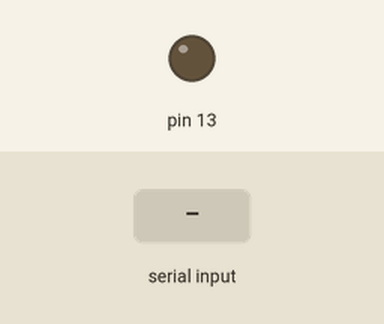
Recording of a sketch running on a simulated Arduino Uno, built with avr-gcc and run on an emulated ATmega328P. Parts: output pins drawn as LEDs (lit = HIGH). Inputs (shaded band) come from the test bench.

Above: at 1.2 s.
1.3 s: "90,45\n" received over Serial
At 3.6 s:
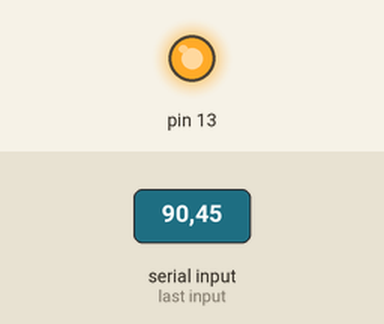
Timing chart, 0 to 5.1 s (numbered marks = the images above; inputs shaded):
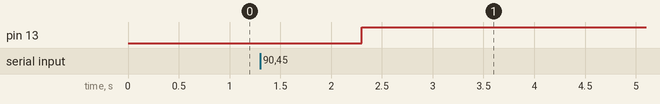

Measured:
- after the input at 1.3 s, pin 13: LOW → HIGH after 1.0 s

The sketch:

ledblink_serial.ino
```cpp
int input;

void setup() {
  // put your setup code here, to run once:
  Serial.begin(38400);
  pinMode(13,OUTPUT);
}

void loop() {
  // put your main code here, to run repeatedly:
  while (!Serial.available());
  input = Serial.readString().toInt();
  digitalWrite(13,input);
}
```
